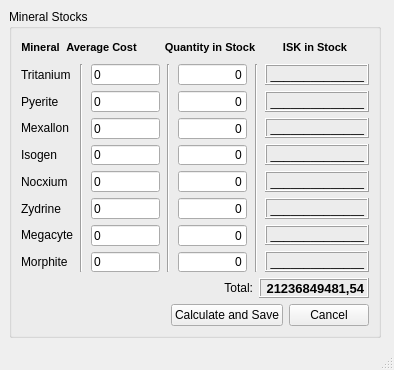
<ui version="4.0" >
 <author></author>
 <comment></comment>
 <exportmacro></exportmacro>
 <class>MineralStock</class>
 <widget class="QMainWindow" name="MineralStock" >
  <property name="geometry" >
   <rect>
    <x>0</x>
    <y>0</y>
    <width>394</width>
    <height>370</height>
   </rect>
  </property>
  <property name="minimumSize" >
   <size>
    <width>394</width>
    <height>370</height>
   </size>
  </property>
  <property name="maximumSize" >
   <size>
    <width>394</width>
    <height>370</height>
   </size>
  </property>
  <property name="windowTitle" >
   <string>Mineral Stocks and Prices</string>
  </property>
  <widget class="QWidget" name="centralwidget" >
   <widget class="QGroupBox" name="groupBox" >
    <property name="geometry" >
     <rect>
      <x>9</x>
      <y>9</y>
      <width>372</width>
      <height>329</height>
     </rect>
    </property>
    <property name="title" >
     <string>Mineral Stocks</string>
    </property>
    <layout class="QVBoxLayout" >
     <property name="margin" >
      <number>9</number>
     </property>
     <property name="spacing" >
      <number>6</number>
     </property>
     <item>
      <layout class="QGridLayout" >
       <property name="margin" >
        <number>0</number>
       </property>
       <property name="spacing" >
        <number>6</number>
       </property>
       <item row="0" column="1" >
        <widget class="QLabel" name="cost_HEAD" >
         <property name="text" >
          <string>&lt;html>&lt;head>&lt;meta name="qrichtext" content="1" />&lt;/head>&lt;body style=" white-space: pre-wrap; font-family:MS Shell Dlg 2; font-size:8.25pt; font-weight:400; font-style:normal; text-decoration:none;">&lt;p style=" margin-top:0px; margin-bottom:0px; margin-left:0px; margin-right:0px; -qt-block-indent:0; text-indent:0px; font-size:8pt;">&lt;span style=" font-weight:600;">Average Cost&lt;/span>&lt;/p>&lt;/body>&lt;/html></string>
         </property>
         <property name="alignment" >
          <set>Qt::AlignCenter</set>
         </property>
        </widget>
       </item>
       <item row="0" column="3" >
        <widget class="QLabel" name="quant_HEAD" >
         <property name="text" >
          <string>&lt;html>&lt;head>&lt;meta name="qrichtext" content="1" />&lt;/head>&lt;body style=" white-space: pre-wrap; font-family:MS Shell Dlg 2; font-size:8.25pt; font-weight:400; font-style:normal; text-decoration:none;">&lt;p style=" margin-top:0px; margin-bottom:0px; margin-left:0px; margin-right:0px; -qt-block-indent:0; text-indent:0px; font-size:8pt;">&lt;span style=" font-weight:600;">Quantity in Stock&lt;/span>&lt;/p>&lt;/body>&lt;/html></string>
         </property>
         <property name="alignment" >
          <set>Qt::AlignCenter</set>
         </property>
        </widget>
       </item>
       <item row="0" column="2" >
        <spacer>
         <property name="orientation" >
          <enum>Qt::Horizontal</enum>
         </property>
         <property name="sizeHint" >
          <size>
           <width>40</width>
           <height>20</height>
          </size>
         </property>
        </spacer>
       </item>
       <item row="0" column="4" >
        <spacer>
         <property name="orientation" >
          <enum>Qt::Horizontal</enum>
         </property>
         <property name="sizeHint" >
          <size>
           <width>40</width>
           <height>20</height>
          </size>
         </property>
        </spacer>
       </item>
       <item row="0" column="0" >
        <widget class="QLabel" name="min_HEAD" >
         <property name="text" >
          <string>&lt;html>&lt;head>&lt;meta name="qrichtext" content="1" />&lt;/head>&lt;body style=" white-space: pre-wrap; font-family:MS Shell Dlg 2; font-size:8.25pt; font-weight:400; font-style:normal; text-decoration:none;">&lt;p style=" margin-top:0px; margin-bottom:0px; margin-left:0px; margin-right:0px; -qt-block-indent:0; text-indent:0px;">&lt;span style=" font-size:8pt; font-weight:600;">Mineral&lt;/span>&lt;/p>&lt;/body>&lt;/html></string>
         </property>
         <property name="alignment" >
          <set>Qt::AlignCenter</set>
         </property>
        </widget>
       </item>
       <item row="0" column="6" >
        <widget class="QLabel" name="ISK_HEAD" >
         <property name="text" >
          <string>&lt;html>&lt;head>&lt;meta name="qrichtext" content="1" />&lt;/head>&lt;body style=" white-space: pre-wrap; font-family:MS Shell Dlg 2; font-size:8.25pt; font-weight:400; font-style:normal; text-decoration:none;">&lt;p style=" margin-top:0px; margin-bottom:0px; margin-left:0px; margin-right:0px; -qt-block-indent:0; text-indent:0px; font-size:8pt;">&lt;span style=" font-weight:600;">ISK in Stock&lt;/span>&lt;/p>&lt;/body>&lt;/html></string>
         </property>
         <property name="alignment" >
          <set>Qt::AlignCenter</set>
         </property>
        </widget>
       </item>
       <item row="0" column="7" >
        <spacer>
         <property name="orientation" >
          <enum>Qt::Horizontal</enum>
         </property>
         <property name="sizeHint" >
          <size>
           <width>40</width>
           <height>20</height>
          </size>
         </property>
        </spacer>
       </item>
      </layout>
     </item>
     <item>
      <layout class="QHBoxLayout" >
       <property name="margin" >
        <number>0</number>
       </property>
       <property name="spacing" >
        <number>6</number>
       </property>
       <item>
        <layout class="QVBoxLayout" >
         <property name="margin" >
          <number>0</number>
         </property>
         <property name="spacing" >
          <number>6</number>
         </property>
         <item>
          <widget class="QLabel" name="triLabel" >
           <property name="text" >
            <string>Tritanium</string>
           </property>
           <property name="buddy" >
            <cstring>triCost</cstring>
           </property>
          </widget>
         </item>
         <item>
          <widget class="QLabel" name="pyeLabel" >
           <property name="text" >
            <string>Pyerite</string>
           </property>
           <property name="buddy" >
            <cstring>pyeCost</cstring>
           </property>
          </widget>
         </item>
         <item>
          <widget class="QLabel" name="mexLabel" >
           <property name="text" >
            <string>Mexallon</string>
           </property>
           <property name="buddy" >
            <cstring>mexCost</cstring>
           </property>
          </widget>
         </item>
         <item>
          <widget class="QLabel" name="isoLabel" >
           <property name="text" >
            <string>Isogen</string>
           </property>
           <property name="buddy" >
            <cstring>isoCost</cstring>
           </property>
          </widget>
         </item>
         <item>
          <widget class="QLabel" name="nocLabel" >
           <property name="text" >
            <string>Nocxium</string>
           </property>
           <property name="buddy" >
            <cstring>nocCost</cstring>
           </property>
          </widget>
         </item>
         <item>
          <widget class="QLabel" name="zydLabel" >
           <property name="text" >
            <string>Zydrine</string>
           </property>
           <property name="buddy" >
            <cstring>zydCost</cstring>
           </property>
          </widget>
         </item>
         <item>
          <widget class="QLabel" name="megLabel" >
           <property name="text" >
            <string>Megacyte</string>
           </property>
           <property name="buddy" >
            <cstring>megCost</cstring>
           </property>
          </widget>
         </item>
         <item>
          <widget class="QLabel" name="morLabel" >
           <property name="text" >
            <string>Morphite</string>
           </property>
           <property name="buddy" >
            <cstring>morCost</cstring>
           </property>
          </widget>
         </item>
        </layout>
       </item>
       <item>
        <spacer>
         <property name="orientation" >
          <enum>Qt::Horizontal</enum>
         </property>
         <property name="sizeHint" >
          <size>
           <width>40</width>
           <height>20</height>
          </size>
         </property>
        </spacer>
       </item>
       <item>
        <widget class="Line" name="line" >
         <property name="orientation" >
          <enum>Qt::Vertical</enum>
         </property>
        </widget>
       </item>
       <item>
        <spacer>
         <property name="orientation" >
          <enum>Qt::Horizontal</enum>
         </property>
         <property name="sizeHint" >
          <size>
           <width>40</width>
           <height>20</height>
          </size>
         </property>
        </spacer>
       </item>
       <item>
        <layout class="QVBoxLayout" >
         <property name="margin" >
          <number>0</number>
         </property>
         <property name="spacing" >
          <number>6</number>
         </property>
         <item>
          <widget class="QLineEdit" name="triCost" >
           <property name="statusTip" >
            <string>Use .(dots) as decimal separator.</string>
           </property>
           <property name="text" >
            <string>0</string>
           </property>
          </widget>
         </item>
         <item>
          <widget class="QLineEdit" name="pyeCost" >
           <property name="statusTip" >
            <string>Use .(dots) as decimal separator.</string>
           </property>
           <property name="text" >
            <string>0</string>
           </property>
          </widget>
         </item>
         <item>
          <widget class="QLineEdit" name="mexCost" >
           <property name="statusTip" >
            <string>Use .(dots) as decimal separator.</string>
           </property>
           <property name="text" >
            <string>0</string>
           </property>
          </widget>
         </item>
         <item>
          <widget class="QLineEdit" name="isoCost" >
           <property name="statusTip" >
            <string>Use .(dots) as decimal separator.</string>
           </property>
           <property name="text" >
            <string>0</string>
           </property>
          </widget>
         </item>
         <item>
          <widget class="QLineEdit" name="nocCost" >
           <property name="statusTip" >
            <string>Use .(dots) as decimal separator.</string>
           </property>
           <property name="text" >
            <string>0</string>
           </property>
          </widget>
         </item>
         <item>
          <widget class="QLineEdit" name="zydCost" >
           <property name="statusTip" >
            <string>Use .(dots) as decimal separator.</string>
           </property>
           <property name="text" >
            <string>0</string>
           </property>
          </widget>
         </item>
         <item>
          <widget class="QLineEdit" name="megCost" >
           <property name="statusTip" >
            <string>Use .(dots) as decimal separator.</string>
           </property>
           <property name="text" >
            <string>0</string>
           </property>
          </widget>
         </item>
         <item>
          <widget class="QLineEdit" name="morCost" >
           <property name="statusTip" >
            <string>Use .(dots) as decimal separator.</string>
           </property>
           <property name="text" >
            <string>0</string>
           </property>
          </widget>
         </item>
        </layout>
       </item>
       <item>
        <spacer>
         <property name="orientation" >
          <enum>Qt::Horizontal</enum>
         </property>
         <property name="sizeHint" >
          <size>
           <width>40</width>
           <height>20</height>
          </size>
         </property>
        </spacer>
       </item>
       <item>
        <widget class="Line" name="line_2" >
         <property name="orientation" >
          <enum>Qt::Vertical</enum>
         </property>
        </widget>
       </item>
       <item>
        <spacer>
         <property name="orientation" >
          <enum>Qt::Horizontal</enum>
         </property>
         <property name="sizeHint" >
          <size>
           <width>40</width>
           <height>20</height>
          </size>
         </property>
        </spacer>
       </item>
       <item>
        <layout class="QVBoxLayout" >
         <property name="margin" >
          <number>0</number>
         </property>
         <property name="spacing" >
          <number>6</number>
         </property>
         <item>
          <widget class="QLineEdit" name="triQuant" >
           <property name="inputMask" >
            <string/>
           </property>
           <property name="text" >
            <string>0</string>
           </property>
           <property name="alignment" >
            <set>Qt::AlignRight</set>
           </property>
          </widget>
         </item>
         <item>
          <widget class="QLineEdit" name="pyeQuant" >
           <property name="text" >
            <string>0</string>
           </property>
           <property name="alignment" >
            <set>Qt::AlignRight</set>
           </property>
          </widget>
         </item>
         <item>
          <widget class="QLineEdit" name="mexQuant" >
           <property name="text" >
            <string>0</string>
           </property>
           <property name="alignment" >
            <set>Qt::AlignRight</set>
           </property>
          </widget>
         </item>
         <item>
          <widget class="QLineEdit" name="isoQuant" >
           <property name="text" >
            <string>0</string>
           </property>
           <property name="alignment" >
            <set>Qt::AlignRight</set>
           </property>
          </widget>
         </item>
         <item>
          <widget class="QLineEdit" name="nocQuant" >
           <property name="text" >
            <string>0</string>
           </property>
           <property name="alignment" >
            <set>Qt::AlignRight</set>
           </property>
          </widget>
         </item>
         <item>
          <widget class="QLineEdit" name="zydQuant" >
           <property name="text" >
            <string>0</string>
           </property>
           <property name="alignment" >
            <set>Qt::AlignRight</set>
           </property>
          </widget>
         </item>
         <item>
          <widget class="QLineEdit" name="megQuant" >
           <property name="text" >
            <string>0</string>
           </property>
           <property name="alignment" >
            <set>Qt::AlignRight</set>
           </property>
          </widget>
         </item>
         <item>
          <widget class="QLineEdit" name="morQuant" >
           <property name="text" >
            <string>0</string>
           </property>
           <property name="alignment" >
            <set>Qt::AlignRight</set>
           </property>
          </widget>
         </item>
        </layout>
       </item>
       <item>
        <spacer>
         <property name="orientation" >
          <enum>Qt::Horizontal</enum>
         </property>
         <property name="sizeHint" >
          <size>
           <width>40</width>
           <height>20</height>
          </size>
         </property>
        </spacer>
       </item>
       <item>
        <widget class="Line" name="line_3" >
         <property name="orientation" >
          <enum>Qt::Vertical</enum>
         </property>
        </widget>
       </item>
       <item>
        <spacer>
         <property name="orientation" >
          <enum>Qt::Horizontal</enum>
         </property>
         <property name="sizeHint" >
          <size>
           <width>40</width>
           <height>20</height>
          </size>
         </property>
        </spacer>
       </item>
       <item>
        <layout class="QVBoxLayout" >
         <property name="margin" >
          <number>0</number>
         </property>
         <property name="spacing" >
          <number>6</number>
         </property>
         <item>
          <widget class="QLabel" name="triISK" >
           <property name="frameShape" >
            <enum>QFrame::Box</enum>
           </property>
           <property name="frameShadow" >
            <enum>QFrame::Raised</enum>
           </property>
           <property name="text" >
            <string>______________</string>
           </property>
           <property name="alignment" >
            <set>Qt::AlignRight|Qt::AlignTrailing|Qt::AlignVCenter</set>
           </property>
          </widget>
         </item>
         <item>
          <widget class="QLabel" name="pyeISK" >
           <property name="frameShape" >
            <enum>QFrame::Box</enum>
           </property>
           <property name="frameShadow" >
            <enum>QFrame::Raised</enum>
           </property>
           <property name="text" >
            <string>______________</string>
           </property>
           <property name="alignment" >
            <set>Qt::AlignRight|Qt::AlignTrailing|Qt::AlignVCenter</set>
           </property>
          </widget>
         </item>
         <item>
          <widget class="QLabel" name="mexISK" >
           <property name="frameShape" >
            <enum>QFrame::Box</enum>
           </property>
           <property name="frameShadow" >
            <enum>QFrame::Raised</enum>
           </property>
           <property name="text" >
            <string>______________</string>
           </property>
           <property name="alignment" >
            <set>Qt::AlignRight|Qt::AlignTrailing|Qt::AlignVCenter</set>
           </property>
          </widget>
         </item>
         <item>
          <widget class="QLabel" name="isoISK" >
           <property name="frameShape" >
            <enum>QFrame::Box</enum>
           </property>
           <property name="frameShadow" >
            <enum>QFrame::Raised</enum>
           </property>
           <property name="text" >
            <string>______________</string>
           </property>
           <property name="alignment" >
            <set>Qt::AlignRight|Qt::AlignTrailing|Qt::AlignVCenter</set>
           </property>
          </widget>
         </item>
         <item>
          <widget class="QLabel" name="nocISK" >
           <property name="frameShape" >
            <enum>QFrame::Box</enum>
           </property>
           <property name="frameShadow" >
            <enum>QFrame::Raised</enum>
           </property>
           <property name="text" >
            <string>______________</string>
           </property>
           <property name="alignment" >
            <set>Qt::AlignRight|Qt::AlignTrailing|Qt::AlignVCenter</set>
           </property>
          </widget>
         </item>
         <item>
          <widget class="QLabel" name="zydISK" >
           <property name="frameShape" >
            <enum>QFrame::Box</enum>
           </property>
           <property name="frameShadow" >
            <enum>QFrame::Raised</enum>
           </property>
           <property name="text" >
            <string>______________</string>
           </property>
           <property name="alignment" >
            <set>Qt::AlignRight|Qt::AlignTrailing|Qt::AlignVCenter</set>
           </property>
          </widget>
         </item>
         <item>
          <widget class="QLabel" name="megISK" >
           <property name="frameShape" >
            <enum>QFrame::Box</enum>
           </property>
           <property name="frameShadow" >
            <enum>QFrame::Raised</enum>
           </property>
           <property name="text" >
            <string>______________</string>
           </property>
           <property name="alignment" >
            <set>Qt::AlignRight|Qt::AlignTrailing|Qt::AlignVCenter</set>
           </property>
          </widget>
         </item>
         <item>
          <widget class="QLabel" name="morISK" >
           <property name="frameShape" >
            <enum>QFrame::Box</enum>
           </property>
           <property name="frameShadow" >
            <enum>QFrame::Raised</enum>
           </property>
           <property name="text" >
            <string>______________</string>
           </property>
           <property name="alignment" >
            <set>Qt::AlignRight|Qt::AlignTrailing|Qt::AlignVCenter</set>
           </property>
          </widget>
         </item>
        </layout>
       </item>
      </layout>
     </item>
     <item>
      <layout class="QHBoxLayout" >
       <property name="margin" >
        <number>0</number>
       </property>
       <property name="spacing" >
        <number>6</number>
       </property>
       <item>
        <spacer>
         <property name="orientation" >
          <enum>Qt::Horizontal</enum>
         </property>
         <property name="sizeHint" >
          <size>
           <width>40</width>
           <height>20</height>
          </size>
         </property>
        </spacer>
       </item>
       <item>
        <widget class="QLabel" name="totalLabel" >
         <property name="text" >
          <string>Total:</string>
         </property>
         <property name="alignment" >
          <set>Qt::AlignRight|Qt::AlignTrailing|Qt::AlignVCenter</set>
         </property>
        </widget>
       </item>
       <item>
        <widget class="QLabel" name="totalISK" >
         <property name="minimumSize" >
          <size>
           <width>90</width>
           <height>0</height>
          </size>
         </property>
         <property name="font" >
          <font>
           <family>MS Shell Dlg 2</family>
           <pointsize>10</pointsize>
           <weight>75</weight>
           <italic>false</italic>
           <bold>true</bold>
           <underline>false</underline>
           <strikeout>false</strikeout>
          </font>
         </property>
         <property name="frameShape" >
          <enum>QFrame::Box</enum>
         </property>
         <property name="frameShadow" >
          <enum>QFrame::Raised</enum>
         </property>
         <property name="text" >
          <string>21236849481,54</string>
         </property>
         <property name="alignment" >
          <set>Qt::AlignRight|Qt::AlignTrailing|Qt::AlignVCenter</set>
         </property>
        </widget>
       </item>
      </layout>
     </item>
     <item>
      <layout class="QHBoxLayout" >
       <property name="margin" >
        <number>0</number>
       </property>
       <property name="spacing" >
        <number>6</number>
       </property>
       <item>
        <spacer>
         <property name="orientation" >
          <enum>Qt::Horizontal</enum>
         </property>
         <property name="sizeHint" >
          <size>
           <width>40</width>
           <height>20</height>
          </size>
         </property>
        </spacer>
       </item>
       <item>
        <widget class="QPushButton" name="saveButton" >
         <property name="statusTip" >
          <string>Calculate and store values in database</string>
         </property>
         <property name="text" >
          <string>Calculate and Save</string>
         </property>
        </widget>
       </item>
       <item>
        <widget class="QPushButton" name="cancelButton" >
         <property name="statusTip" >
          <string>Cancel and undo changes</string>
         </property>
         <property name="text" >
          <string>Cancel</string>
         </property>
        </widget>
       </item>
      </layout>
     </item>
    </layout>
   </widget>
  </widget>
  <widget class="QMenuBar" name="menubar" >
   <property name="geometry" >
    <rect>
     <x>0</x>
     <y>0</y>
     <width>394</width>
     <height>21</height>
    </rect>
   </property>
  </widget>
  <widget class="QStatusBar" name="statusbar" />
 </widget>
 <pixmapfunction></pixmapfunction>
 <tabstops>
  <tabstop>triCost</tabstop>
  <tabstop>triQuant</tabstop>
  <tabstop>pyeCost</tabstop>
  <tabstop>pyeQuant</tabstop>
  <tabstop>mexCost</tabstop>
  <tabstop>mexQuant</tabstop>
  <tabstop>isoCost</tabstop>
  <tabstop>isoQuant</tabstop>
  <tabstop>nocCost</tabstop>
  <tabstop>nocQuant</tabstop>
  <tabstop>zydCost</tabstop>
  <tabstop>zydQuant</tabstop>
  <tabstop>megCost</tabstop>
  <tabstop>megQuant</tabstop>
  <tabstop>morCost</tabstop>
  <tabstop>morQuant</tabstop>
  <tabstop>saveButton</tabstop>
  <tabstop>cancelButton</tabstop>
 </tabstops>
 <resources/>
 <connections>
  <connection>
   <sender>zydCost</sender>
   <signal>returnPressed()</signal>
   <receiver>saveButton</receiver>
   <slot>animateClick()</slot>
   <hints>
    <hint type="sourcelabel" >
     <x>157</x>
     <y>233</y>
    </hint>
    <hint type="destinationlabel" >
     <x>288</x>
     <y>345</y>
    </hint>
   </hints>
  </connection>
  <connection>
   <sender>nocCost</sender>
   <signal>returnPressed()</signal>
   <receiver>saveButton</receiver>
   <slot>animateClick()</slot>
   <hints>
    <hint type="sourcelabel" >
     <x>159</x>
     <y>207</y>
    </hint>
    <hint type="destinationlabel" >
     <x>288</x>
     <y>345</y>
    </hint>
   </hints>
  </connection>
  <connection>
   <sender>isoCost</sender>
   <signal>returnPressed()</signal>
   <receiver>saveButton</receiver>
   <slot>animateClick()</slot>
   <hints>
    <hint type="sourcelabel" >
     <x>159</x>
     <y>181</y>
    </hint>
    <hint type="destinationlabel" >
     <x>288</x>
     <y>345</y>
    </hint>
   </hints>
  </connection>
  <connection>
   <sender>mexCost</sender>
   <signal>returnPressed()</signal>
   <receiver>saveButton</receiver>
   <slot>animateClick()</slot>
   <hints>
    <hint type="sourcelabel" >
     <x>159</x>
     <y>155</y>
    </hint>
    <hint type="destinationlabel" >
     <x>288</x>
     <y>345</y>
    </hint>
   </hints>
  </connection>
  <connection>
   <sender>pyeCost</sender>
   <signal>returnPressed()</signal>
   <receiver>saveButton</receiver>
   <slot>animateClick()</slot>
   <hints>
    <hint type="sourcelabel" >
     <x>159</x>
     <y>129</y>
    </hint>
    <hint type="destinationlabel" >
     <x>288</x>
     <y>345</y>
    </hint>
   </hints>
  </connection>
  <connection>
   <sender>triCost</sender>
   <signal>returnPressed()</signal>
   <receiver>saveButton</receiver>
   <slot>animateClick()</slot>
   <hints>
    <hint type="sourcelabel" >
     <x>159</x>
     <y>86</y>
    </hint>
    <hint type="destinationlabel" >
     <x>288</x>
     <y>345</y>
    </hint>
   </hints>
  </connection>
  <connection>
   <sender>megCost</sender>
   <signal>returnPressed()</signal>
   <receiver>saveButton</receiver>
   <slot>animateClick()</slot>
   <hints>
    <hint type="sourcelabel" >
     <x>159</x>
     <y>259</y>
    </hint>
    <hint type="destinationlabel" >
     <x>288</x>
     <y>345</y>
    </hint>
   </hints>
  </connection>
  <connection>
   <sender>morCost</sender>
   <signal>returnPressed()</signal>
   <receiver>saveButton</receiver>
   <slot>animateClick()</slot>
   <hints>
    <hint type="sourcelabel" >
     <x>159</x>
     <y>285</y>
    </hint>
    <hint type="destinationlabel" >
     <x>288</x>
     <y>345</y>
    </hint>
   </hints>
  </connection>
  <connection>
   <sender>triQuant</sender>
   <signal>returnPressed()</signal>
   <receiver>saveButton</receiver>
   <slot>animateClick()</slot>
   <hints>
    <hint type="sourcelabel" >
     <x>251</x>
     <y>86</y>
    </hint>
    <hint type="destinationlabel" >
     <x>288</x>
     <y>345</y>
    </hint>
   </hints>
  </connection>
  <connection>
   <sender>pyeQuant</sender>
   <signal>returnPressed()</signal>
   <receiver>saveButton</receiver>
   <slot>animateClick()</slot>
   <hints>
    <hint type="sourcelabel" >
     <x>251</x>
     <y>129</y>
    </hint>
    <hint type="destinationlabel" >
     <x>288</x>
     <y>345</y>
    </hint>
   </hints>
  </connection>
  <connection>
   <sender>mexQuant</sender>
   <signal>returnPressed()</signal>
   <receiver>saveButton</receiver>
   <slot>animateClick()</slot>
   <hints>
    <hint type="sourcelabel" >
     <x>251</x>
     <y>155</y>
    </hint>
    <hint type="destinationlabel" >
     <x>288</x>
     <y>345</y>
    </hint>
   </hints>
  </connection>
  <connection>
   <sender>isoQuant</sender>
   <signal>returnPressed()</signal>
   <receiver>saveButton</receiver>
   <slot>animateClick()</slot>
   <hints>
    <hint type="sourcelabel" >
     <x>251</x>
     <y>181</y>
    </hint>
    <hint type="destinationlabel" >
     <x>288</x>
     <y>345</y>
    </hint>
   </hints>
  </connection>
  <connection>
   <sender>nocQuant</sender>
   <signal>returnPressed()</signal>
   <receiver>saveButton</receiver>
   <slot>animateClick()</slot>
   <hints>
    <hint type="sourcelabel" >
     <x>251</x>
     <y>207</y>
    </hint>
    <hint type="destinationlabel" >
     <x>288</x>
     <y>345</y>
    </hint>
   </hints>
  </connection>
  <connection>
   <sender>zydQuant</sender>
   <signal>returnPressed()</signal>
   <receiver>saveButton</receiver>
   <slot>animateClick()</slot>
   <hints>
    <hint type="sourcelabel" >
     <x>251</x>
     <y>233</y>
    </hint>
    <hint type="destinationlabel" >
     <x>288</x>
     <y>345</y>
    </hint>
   </hints>
  </connection>
  <connection>
   <sender>megQuant</sender>
   <signal>returnPressed()</signal>
   <receiver>saveButton</receiver>
   <slot>animateClick()</slot>
   <hints>
    <hint type="sourcelabel" >
     <x>251</x>
     <y>259</y>
    </hint>
    <hint type="destinationlabel" >
     <x>288</x>
     <y>345</y>
    </hint>
   </hints>
  </connection>
  <connection>
   <sender>morQuant</sender>
   <signal>returnPressed()</signal>
   <receiver>saveButton</receiver>
   <slot>animateClick()</slot>
   <hints>
    <hint type="sourcelabel" >
     <x>251</x>
     <y>285</y>
    </hint>
    <hint type="destinationlabel" >
     <x>288</x>
     <y>345</y>
    </hint>
   </hints>
  </connection>
 </connections>
</ui>
